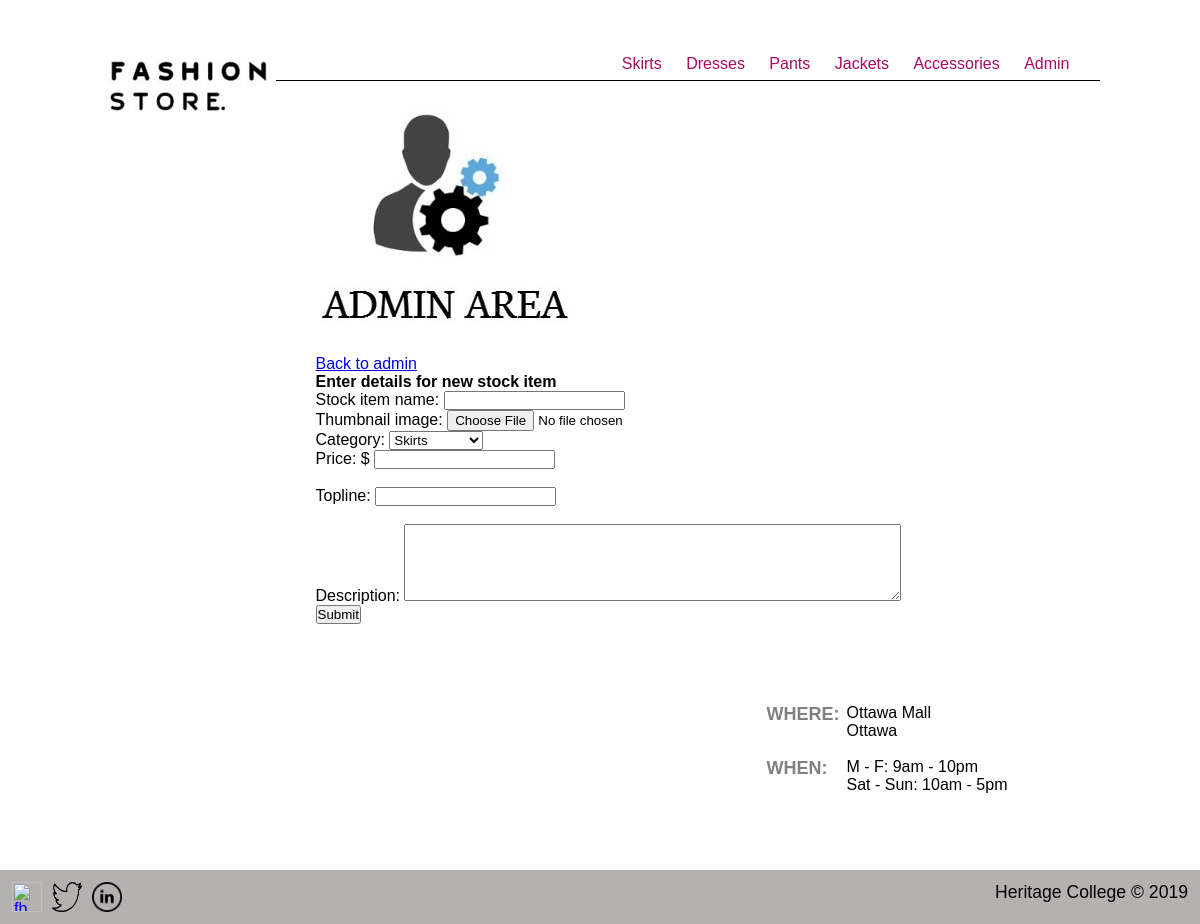
/index.php?page=addstock (signed in), run on the app's committed database.
### tables this page shows
CREATE TABLE `category` (
  `categoryID` int(1) NOT NULL,
  `name` varchar(30) NOT NULL
);

### addstock.php (the view, shortened to what this page needs)
<div>
    <img src="./img/AA.jpg" alt="admin" title="admin">
</div>
<div class="maincontent">
    <p><a href="index.php?page=admin">Back to admin</a></p>
    <h1>Enter details for new stock item</h1>
    <form method="post" action="index.php?page=confirmaddstock" enctype="multipart/form-data">
        <p>Stock item name: <input type="text" name="name" value="<?php echo $_SESSION['addstock']['name']; ?>" /></p>
        <p>Thumbnail image: <input type="file" name="fileToUpload" id="fileToUpload" /></p>
        <p>Category: <select name="categoryID">
                <?php $catlist_sql = "SELECT * FROM category";
				$catlist_qry = mysqli_query($dbconnect, $catlist_sql);
				$catlist_rs = mysqli_fetch_assoc($catlist_qry);
				do { ?>
                <option value="<?php echo $catlist_rs['categoryID']; ?>" <?php
																			if ($catlist_rs['categoryID'] == $_SESSION['addstock']['categoryID']) {
																				echo "selected=selected";
																			}
																			?>><?php echo $catlist_rs['name']; ?></option>
                <?php
			} while ($catlist_rs = mysqli_fetch_assoc($catlist_qry));
			?></select>
        </p>
        <p>Price: $ <input type="text" name="price" value="<?php echo $_SESSION['addstock']['price']; ?>" /></p><br>
        <p>Topline: <input type="text" name="topline" value="<?php echo $_SESSION['addstock']['topline']; ?>" /></p><br>
        <p>Description: <textarea name="description" cols=60 rows=5><?php echo $_SESSION['addstock']['description']; ?></textarea></p>
        <input type="submit" name="submit" value="Submit" />
    </form>
</div>

### header.php
<div class="header">
    <div class="logo">
        <a href="index.php"><img src="images/logo.jpg" alt="Chic Clothing logo" /></a>
    </div>
    <div class="navigation">
        <?php
		$cat_sql = "SELECT * FROM category";
		$cat_query = mysqli_query($dbconnect, $cat_sql);
		$cat_rs = mysqli_fetch_assoc($cat_query);
		?>
        <p><?php
			do { ?>
            <a href="index.php?page=category&categoryID=<?php echo $cat_rs['categoryID']; ?>"><?php echo $cat_rs['name']; ?></a>
            <?php
		} while ($cat_rs = mysqli_fetch_assoc($cat_query))
			?>
            <a href="index.php?page=admin">Admin</a>
        </p>
    </div>
</div>

### css/styles.css (style rules this page uses)
* { margin:0px; padding:0px; }
body { font-family:Arial, Helvetica, sans-serif; }
p { font-family:Arial, Helvetica, sans-serif; }
.header { width:999px; height:80px; border-bottom-width:1px; border-bottom-color:black; border-bottom-style:solid; }
.logo { float:left; }
.navigation { float:right; margin-top:55px; margin-right:20px; }
.maincontent { width:600px; float:left; padding:20px; }
.navigation a:link { text-decoration:none; color:rgb(168, 11, 97); font-family:Arial, Helvetica, sans-serif; margin: 0px 10px 0px 10px; }
h1 { font-family:Arial, Helvetica, sans-serif; font-size: 16px; font-weight: bold; }

### data on the page
category: name "Skirts"
category: name "Dresses"
category: name "Pants"
category: name "Jackets"
category: name "Accessories"

### other printed values
form field categoryID "Skirts"
